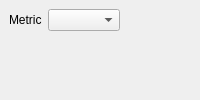
<?xml version="1.0" encoding="UTF-8"?>
<ui version="4.0">
 <class>WizardPage</class>
 <widget class="QWizardPage" name="WizardPage">
  <property name="geometry">
   <rect>
    <x>0</x>
    <y>0</y>
    <width>0</width>
    <height>0</height>
   </rect>
  </property>
  <property name="sizePolicy">
   <sizepolicy hsizetype="Preferred" vsizetype="Preferred">
    <horstretch>0</horstretch>
    <verstretch>0</verstretch>
   </sizepolicy>
  </property>
  <property name="windowTitle">
   <string>WizardPage</string>
  </property>
  <property name="title">
   <string>Choose a metric</string>
  </property>
  <property name="subTitle">
   <string/>
  </property>
  <layout class="QVBoxLayout" name="workflowPageLayout">
   <property name="leftMargin"><number>0</number></property>
   <property name="topMargin"><number>0</number></property>
   <property name="rightMargin"><number>0</number></property>
   <property name="bottomMargin"><number>0</number></property>
   <item>
    <widget class="QScrollArea" name="pageScrollArea">
     <property name="focusPolicy"><enum>Qt::NoFocus</enum></property>
     <property name="frameShape"><enum>QFrame::NoFrame</enum></property>
     <property name="widgetResizable"><bool>true</bool></property>
     <widget class="QWidget" name="pageScrollContent">
      <property name="sizePolicy"><sizepolicy hsizetype="Ignored" vsizetype="Preferred"><horstretch>0</horstretch><verstretch>0</verstretch></sizepolicy></property>
      <layout class="QVBoxLayout" name="verticalLayout">
   <item>
    <layout class="QHBoxLayout" name="horizontalLayout">
     <item>
      <widget class="QLabel" name="label">
       <property name="text">
        <string>Metric</string>
       </property>
       <property name="buddy"><cstring>metric_cbo_box</cstring></property>
      </widget>
     </item>
     <item>
     <widget class="QComboBox" name="metric_cbo_box">
       <property name="sizePolicy"><sizepolicy hsizetype="Expanding" vsizetype="Fixed"><horstretch>0</horstretch><verstretch>0</verstretch></sizepolicy></property>
       <property name="accessibleName"><string>Effect metric</string></property>
       <property name="accessibleDescription"><string>Choose the effect measure that matches the data and any imported effect values.</string></property>
      </widget>
     </item>
     <item>
      <spacer name="horizontalSpacer">
       <property name="orientation">
        <enum>Qt::Horizontal</enum>
       </property>
       <property name="sizeHint" stdset="0">
        <size>
         <width>40</width>
         <height>20</height>
        </size>
       </property>
      </spacer>
     </item>
    </layout>
   </item>
   <item>
    <spacer name="verticalSpacer">
     <property name="orientation">
      <enum>Qt::Vertical</enum>
     </property>
     <property name="sizeHint" stdset="0">
      <size>
       <width>20</width>
       <height>46</height>
      </size>
     </property>
    </spacer>
   </item>
      </layout>
     </widget>
    </widget>
   </item>
  </layout>
 </widget>
 <resources/>
 <connections/>
</ui>
